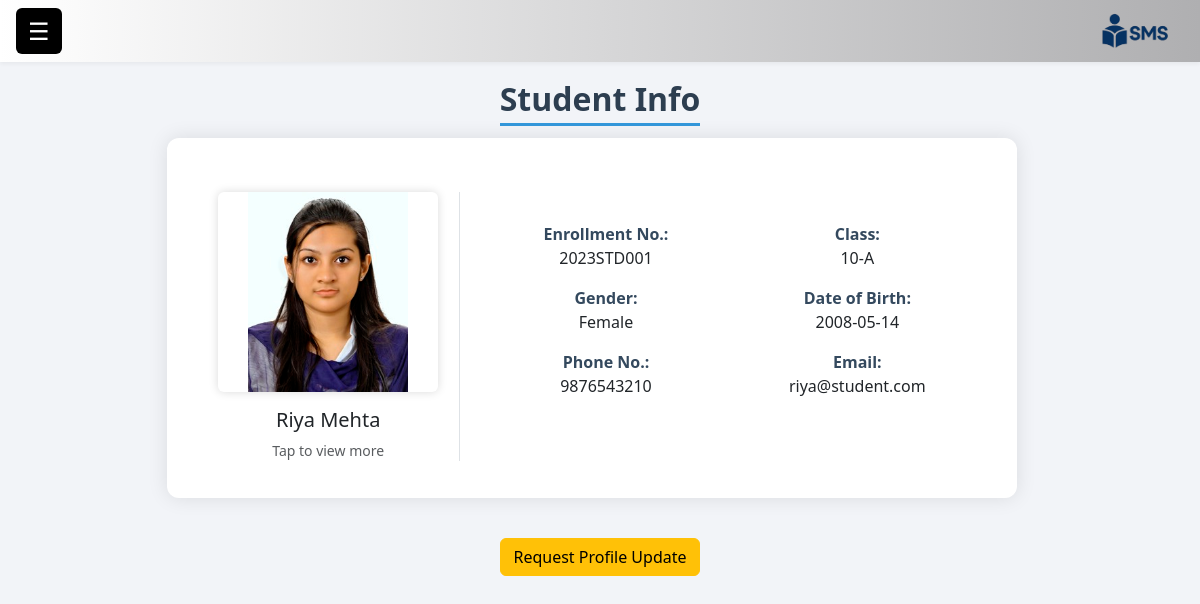
Screenshot of /student/view-profile.php (signed in) with the database file from the repository.
### tables this page shows
CREATE TABLE `students` (
  `enroll_no` varchar(20) NOT NULL,
  `name` varchar(100) NOT NULL,
  `email` varchar(100) NOT NULL,
  `phone` varchar(15) NOT NULL,
  `class` varchar(20) NOT NULL,
  `profile_image` varchar(200) NOT NULL,
  `dob` date NOT NULL,
  `admission_date` date NOT NULL,
  `gender` enum('Male','Female','Other') NOT NULL,
  `address` text DEFAULT NULL,
  `blood_group` enum('A+','A-','B+','B-','AB+','AB-','O+','O-') DEFAULT NULL,
  `father_name` varchar(100) DEFAULT NULL,
  `father_phone` varchar(15) DEFAULT NULL,
  `mother_name` varchar(100) DEFAULT NULL,
  `mother_phone` varchar(15) DEFAULT NULL
);

### student/view-profile.php (the view, shortened to what this page needs)
<?php
include("../includes/student_header.php");
require_once("../includes/db.php");
$profile_image = $_SESSION["profile_image"];
$enroll_no = $_SESSION['enroll_no'];
$query = "SELECT * FROM students WHERE enroll_no = '$enroll_no'";
$result = mysqli_query($conn, $query);
$student = mysqli_fetch_assoc($result);
?>
<!DOCTYPE html>
<html lang="en">
<head>
  <link href="https://cdn.jsdelivr.net/npm/bootstrap@5.3.0/dist/css/bootstrap.min.css" rel="stylesheet">
  <link rel="stylesheet" href="view-profile.css">
</head>
<body>
  <div class="title-bar">
    <h2>Student Info</h2>
  </div>
  <div class="flip-card-container" onclick="this.querySelector('.flip-card').classList.toggle('flipped')">
    <div class="flip-card" id="flipCard">
      <div class="flip-card-side flip-card-front row g-3">
        <div class="col-md-4 d-flex flex-column align-items-center justify-content-center border-end">
          <img src="../assets/uploads/<?php echo htmlspecialchars($student['profile_image']) ?: $profile_image; ?>"
            alt="Profile Image" class="mb-3 img-fluid rounded" style="max-height: 200px; object-fit: scale-down;">
          <h5 class="text-center"><?php echo htmlspecialchars($student['name']); ?></h5>
          <small class="text-muted">Tap to view more</small>
        </div>
        <div class="col-md-8 row text-center">
          <div class="col-sm-6 mb-3"><strong>Enrollment
              No.:</strong><br><?php echo htmlspecialchars($student['enroll_no']); ?></div>
          <div class="col-sm-6 mb-3"><strong>Class:</strong><br><?php echo htmlspecialchars($student['class']); ?></div>
          <div class="col-sm-6 mb-3"><strong>Gender:</strong><br><?php echo htmlspecialchars($student['gender']); ?>
          </div>
          <div class="col-sm-6 mb-3"><strong>Date of Birth:</strong><br><?php echo htmlspecialchars($student['dob']); ?>
          </div>
          <div class="col-sm-6 mb-3"><strong>Phone No.:</strong><br><?php echo htmlspecialchars($student['phone']); ?>
          </div>
          <div class="col-sm-6 mb-3"><strong>Email:</strong><br><?php echo htmlspecialchars($student['email']); ?></div>
        </div>
      </div>
      <div class="flip-card-side flip-card-back p-4 text-center">
        <div class="container-fluid">
          <h4 class="text-center mb-3">Additional Details</h4>
          <div class="row">
            <div class="col-sm-6 mb-2"><strong>Admission
                Date:</strong><br><?php echo htmlspecialchars($student['admission_date']); ?></div>
            <div class="col-sm-6 mb-2"><strong>Blood
                Group:</strong><br><?php echo htmlspecialchars($student['blood_group']); ?></div>
            <div class="col-sm-6 mb-2"><strong>Father's
                Name:</strong><br><?php echo htmlspecialchars($student['father_name']); ?></div>
            <div class="col-sm-6 mb-2"><strong>Father's
                Phone:</strong><br><?php echo htmlspecialchars($student['father_phone']); ?></div>
            <div class="col-sm-6 mb-2"><strong>Mother's
                Name:</strong><br><?php echo htmlspecialchars($student['mother_name']); ?></div>
            <div class="col-sm-6 mb-2"><strong>Mother's
                Phone:</strong><br><?php echo htmlspecialchars($student['mother_phone']); ?></div>
            <div class="col-12 mt-2"><strong>Address:</strong><br><?php echo htmlspecialchars($student['address']); ?>
            </div>
          </div>
        </div>
      </div>
    </div>
  </div>
  <div class="text-center mt-4">
    <button class="btn btn-warning" data-bs-toggle="modal" data-bs-target="#updateRequestModal">
      Request Profile Update
    </button>
  </div>
</body>
</html>

### student/view-profile.css (style rules this page uses)
body { background: #f2f4f8; font-family: 'Segoe UI', sans-serif; }
.title-bar { text-align: center; margin-top: 80px; margin-bottom: 20px; }
.title-bar h2 { font-weight: bold; color: #2d3e50; border-bottom: 3px solid #3498db; display: inline-block; padding-bottom: 5px; }
.flip-card-container { perspective: 1000px; width: 95%; max-width: 850px; margin: 0 auto; cursor: pointer; }
.flip-card { position: relative; width: 100%; min-height: 360px; transition: transform 0.8s; transform-style: preserve-3d; }
.flip-card-side { position: absolute; width: 100%; min-height: 100%; border-radius: 12px; box-shadow: 0 0 20px rgba(0, 0, 0, 0.1); background: #fff; padding: 20px 30px; backface-visibility: hidden; overflow-y: auto; display: flex; flex-wrap: wrap; gap: 20px; }
.flip-card-front { z-index: 2; align-items: center; }
.flip-card-back { transform: rotateY(180deg); z-index: 1; flex-direction: column; justify-content: center; }
.flip-card-side h4 { color: #2d3e50; font-weight: 600; width: 100%; text-align: center; margin-bottom: 15px; }
.flip-card-side strong { color: #34495e; }
.flip-card-front img { width: 100%; max-width: 220px; height: auto; object-fit: cover; border-radius: 12px; box-shadow: 0 0 10px rgba(0, 0, 0, 0.15); margin: 0 auto; }

### includes/student_header.php (style rules this page uses)
body { margin: 0; padding: 0; overflow-x: hidden; font-family: 'Segoe UI', sans-serif; background-color: #f5f6fa; transition: filter 0.3s ease; }

### rows the page displays
students: profile_image (picture), name "Riya Mehta", enroll_no "2023STD001", class "10-A", gender "Female", dob "2008-05-14", phone "9876543210", email "riya@student.com"
